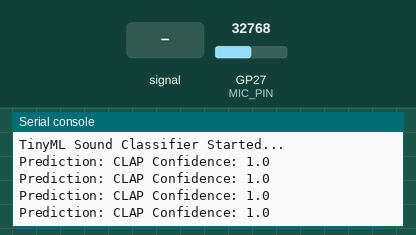
Simulated run of this program. Board: Raspberry Pi Pico running MicroPython. On the bench: the last lines printed to the serial console. The inputs (shaded band) are chosen by the test bench; at power-on: GP27 (MIC_PIN) = 32768 (analog values on the 0–65535 scale).

Above: at 1.2 s.
1.3 s: GP27 (MIC_PIN) fed a 200 Hz sine of ±5242 counts around its level
At 1.71 s:
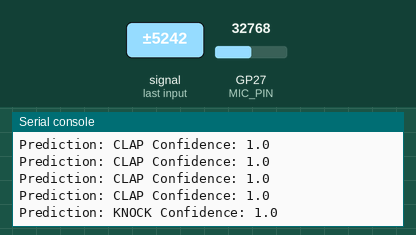
2.9 s: GP27 (MIC_PIN) fed a 2 Hz sine of ±19660 counts around its level
At 3.4 s:
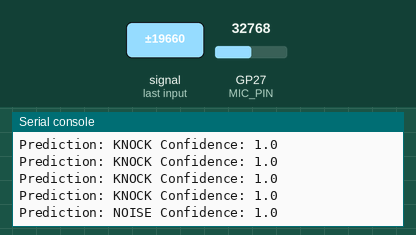
5.6 s: GP27 (MIC_PIN) set to 0
At 5.76 s:
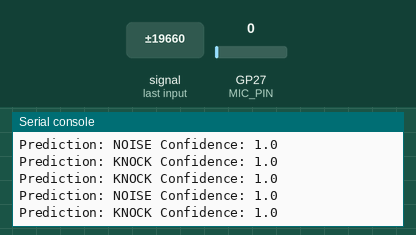

The program:

main.py
```python
from machine import ADC, Pin
import utime
import math

# -------- CONFIG --------
MIC_PIN = 27        # CHANGE THIS
SAMPLE_SIZE = 128
DELAY_US = 1000     # ~1kHz sampling

# -------- ADC SETUP (WORKS FOR MOST BOARDS) --------
try:
    adc = ADC(Pin(MIC_PIN))   # ESP32 / generic
except:
    adc = ADC(MIC_PIN)        # Pico

# -------- SAFE ADC READ --------
def read_adc():
    try:
        return adc.read()        # ESP32
    except:
        return adc.read_u16()    # Pico

# -------- MODEL (Tiny Neural Network) --------
# Input: 4 features → Hidden: 6 → Output: 3 classes

W1 = [
    [0.15, -0.05, 0.04, 0.2],
    [-0.2, 0.3, 0.1, -0.1],
    [0.1, 0.2, -0.15, 0.25],
    [0.3, -0.2, 0.15, 0.1],
    [-0.1, 0.25, 0.3, -0.05],
    [0.2, 0.1, -0.2, 0.15]
]

B1 = [0.05, -0.1, 0.02, 0.05, -0.05, 0.1]

W2 = [
    [0.3, -0.2, 0.35, 0.1, -0.25, 0.2],   # CLAP
    [-0.1, 0.4, -0.2, 0.25, 0.2, -0.3],   # KNOCK
    [0.2, -0.1, 0.1, -0.15, 0.25, 0.3]    # NOISE
]

B2 = [0.1, -0.05, 0.05]

labels = ["CLAP", "KNOCK", "NOISE"]

# -------- ACTIVATION FUNCTIONS --------
def relu(x):
    return x if x > 0 else 0

def softmax(x):
    max_x = max(x)  # stability
    exps = [math.exp(i - max_x) for i in x]
    s = sum(exps)
    return [i / s for i in exps]

# -------- FEATURE EXTRACTION --------
def extract_features(samples):
    n = len(samples)

    # Mean
    mean = sum(samples) / n

    # Normalize signal (IMPORTANT)
    norm = [x - mean for x in samples]

    # Variance
    var = sum(x * x for x in norm) / n

    # RMS Energy
    rms = math.sqrt(var)

    # Zero Crossing Rate
    zcr = 0
    for i in range(1, n):
        if norm[i-1] * norm[i] < 0:
            zcr += 1
    zcr = zcr / n

    # Return normalized mean too (optional)
    return [mean, var, rms, zcr]

# -------- NN INFERENCE --------
def predict(features):
    # Hidden layer
    hidden = []
    for i in range(6):
        s = B1[i]
        for j in range(4):
            s += W1[i][j] * features[j]
        hidden.append(relu(s))

    # Output layer
    out = []
    for i in range(3):
        s = B2[i]
        for j in range(6):
            s += W2[i][j] * hidden[j]
        out.append(s)

    return softmax(out)

# -------- SAMPLE COLLECTION --------
def collect_samples():
    samples = []
    for _ in range(SAMPLE_SIZE):
        samples.append(read_adc())
        utime.sleep_us(DELAY_US)
    return samples

# -------- MAIN LOOP --------
print("TinyML Sound Classifier Started...")

while True:
    samples = collect_samples()

    features = extract_features(samples)

    probs = predict(features)

    idx = probs.index(max(probs))
    confidence = probs[idx]

    print("Prediction:", labels[idx], "Confidence:", round(confidence, 3))

    utime.sleep_ms(200)
```

Measured:
- after the input at 1.3 s, the serial console: prints a new line after 0.19 s (image 1)
- after the input at 2.9 s, the serial console: prints a new line after 0.28 s (image 2)
